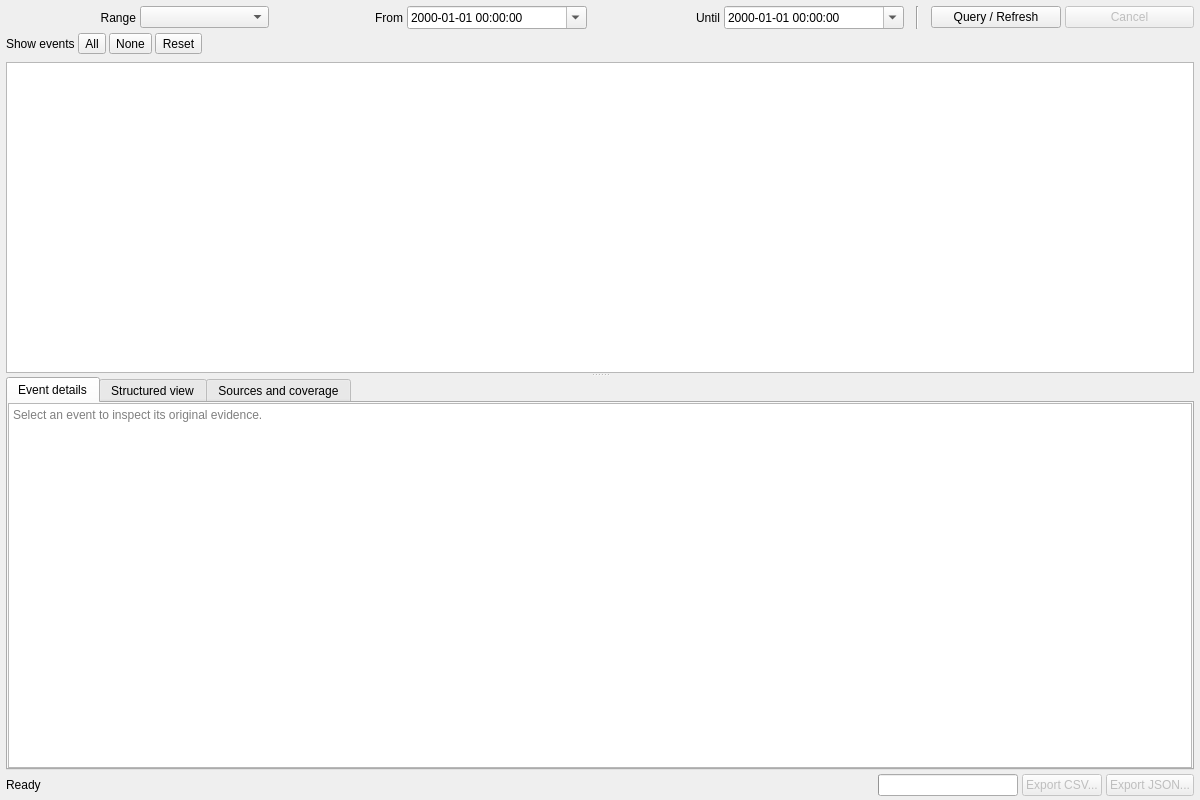
<?xml version="1.0" encoding="UTF-8"?>
<ui version="4.0">
 <class>PowerEventsWindow</class>
 <widget class="QMainWindow" name="PowerEventsWindow">
  <property name="geometry">
   <rect>
    <x>0</x>
    <y>0</y>
    <width>1200</width>
    <height>800</height>
   </rect>
  </property>
  <property name="windowTitle">
   <string>System Event Viewer</string>
  </property>
  <widget class="QWidget" name="central_widget">
   <layout class="QVBoxLayout" name="main_layout" stretch="0,0,0,1,0">
    <property name="leftMargin">
     <number>6</number>
    </property>
    <property name="topMargin">
     <number>6</number>
    </property>
    <property name="rightMargin">
     <number>6</number>
    </property>
    <property name="bottomMargin">
     <number>4</number>
    </property>
    <property name="spacing">
     <number>4</number>
    </property>
    <item>
     <layout class="QHBoxLayout" name="query_layout">
      <property name="spacing">
       <number>4</number>
      </property>
      <item>
       <widget class="QLabel" name="range_label">
        <property name="text">
         <string>Range</string>
        </property>
        <property name="alignment">
         <set>Qt::AlignmentFlag::AlignRight|Qt::AlignmentFlag::AlignVCenter</set>
        </property>
       </widget>
      </item>
      <item>
       <widget class="NoWheelComboBox" name="range_box"/>
      </item>
      <item>
       <widget class="QLabel" name="start_label">
        <property name="text">
         <string>From</string>
        </property>
        <property name="alignment">
         <set>Qt::AlignmentFlag::AlignRight|Qt::AlignmentFlag::AlignVCenter</set>
        </property>
       </widget>
      </item>
      <item>
       <widget class="QDateTimeEdit" name="start_edit">
        <property name="minimumSize">
         <size>
          <width>180</width>
          <height>0</height>
         </size>
        </property>
        <property name="toolTip">
         <string>Local time; inclusive start.</string>
        </property>
        <property name="displayFormat">
         <string>yyyy-MM-dd HH:mm:ss</string>
        </property>
        <property name="calendarPopup">
         <bool>true</bool>
        </property>
       </widget>
      </item>
      <item>
       <widget class="QLabel" name="end_label">
        <property name="text">
         <string>Until</string>
        </property>
        <property name="alignment">
         <set>Qt::AlignmentFlag::AlignRight|Qt::AlignmentFlag::AlignVCenter</set>
        </property>
       </widget>
      </item>
      <item>
       <widget class="QDateTimeEdit" name="end_edit">
        <property name="minimumSize">
         <size>
          <width>180</width>
          <height>0</height>
         </size>
        </property>
        <property name="toolTip">
         <string>Local time; exclusive end.</string>
        </property>
        <property name="displayFormat">
         <string>yyyy-MM-dd HH:mm:ss</string>
        </property>
        <property name="calendarPopup">
         <bool>true</bool>
        </property>
       </widget>
      </item>
      <item>
       <spacer name="before_divider">
        <property name="orientation">
         <enum>Qt::Horizontal</enum>
        </property>
        <property name="sizeType">
         <enum>QSizePolicy::Fixed</enum>
        </property>
        <property name="sizeHint">
         <size>
          <width>8</width>
          <height>0</height>
         </size>
        </property>
       </spacer>
      </item>
      <item>
       <widget class="Line" name="query_divider">
        <property name="orientation">
         <enum>Qt::Vertical</enum>
        </property>
       </widget>
      </item>
      <item>
       <spacer name="after_divider">
        <property name="orientation">
         <enum>Qt::Horizontal</enum>
        </property>
        <property name="sizeType">
         <enum>QSizePolicy::Fixed</enum>
        </property>
        <property name="sizeHint">
         <size>
          <width>8</width>
          <height>0</height>
         </size>
        </property>
       </spacer>
      </item>
      <item>
       <widget class="QPushButton" name="query_button">
        <property name="text">
         <string>Query / Refresh</string>
        </property>
        <property name="toolTip">
         <string>Query / Refresh (F5)</string>
        </property>
       </widget>
      </item>
      <item>
       <widget class="QPushButton" name="cancel_button">
        <property name="text">
         <string>Cancel</string>
        </property>
        <property name="enabled">
         <bool>false</bool>
        </property>
       </widget>
      </item>
     </layout>
    </item>
    <item>
     <layout class="QHBoxLayout" name="filter_actions">
      <property name="spacing">
       <number>3</number>
      </property>
      <item>
       <widget class="QLabel" name="filter_title">
        <property name="text">
         <string>Show events</string>
        </property>
        <property name="toolTip">
         <string>Changing event selections refreshes history automatically.</string>
        </property>
       </widget>
      </item>
      <item>
       <widget class="QToolButton" name="select_all_button">
        <property name="text">
         <string>All</string>
        </property>
       </widget>
      </item>
      <item>
       <widget class="QToolButton" name="select_none_button">
        <property name="text">
         <string>None</string>
        </property>
       </widget>
      </item>
      <item>
       <widget class="QToolButton" name="reset_types_button">
        <property name="text">
         <string>Reset</string>
        </property>
        <property name="toolTip">
         <string>Restore default event filters; retain dates and layout.</string>
        </property>
       </widget>
      </item>
      <item>
       <spacer name="filter_stretch">
        <property name="orientation">
         <enum>Qt::Horizontal</enum>
        </property>
        <property name="sizeHint">
         <size>
          <width>0</width>
          <height>0</height>
         </size>
        </property>
       </spacer>
      </item>
     </layout>
    </item>
    <item>
     <widget class="QWidget" name="filter_panel">
      <property name="sizePolicy">
       <sizepolicy hsizetype="Expanding" vsizetype="Fixed">
        <horstretch>0</horstretch>
        <verstretch>0</verstretch>
       </sizepolicy>
      </property>
      <layout class="QGridLayout" name="filter_grid">
       <property name="leftMargin">
        <number>2</number>
       </property>
       <property name="topMargin">
        <number>0</number>
       </property>
       <property name="rightMargin">
        <number>2</number>
       </property>
       <property name="bottomMargin">
        <number>0</number>
       </property>
       <property name="horizontalSpacing">
        <number>6</number>
       </property>
       <property name="verticalSpacing">
        <number>1</number>
       </property>
      </layout>
     </widget>
    </item>
    <item>
     <widget class="QSplitter" name="splitter">
      <property name="orientation">
       <enum>Qt::Orientation::Vertical</enum>
      </property>
      <widget class="QTableView" name="table">
       <property name="selectionBehavior">
        <enum>QAbstractItemView::SelectionBehavior::SelectRows</enum>
       </property>
       <property name="selectionMode">
        <enum>QAbstractItemView::SelectionMode::SingleSelection</enum>
       </property>
       <property name="alternatingRowColors">
        <bool>true</bool>
       </property>
       <property name="wordWrap">
        <bool>false</bool>
       </property>
       <attribute name="verticalHeaderVisible">
        <bool>false</bool>
       </attribute>
      </widget>
      <widget class="QTabWidget" name="tabs">
       <widget class="QPlainTextEdit" name="detail">
        <property name="readOnly">
         <bool>true</bool>
        </property>
        <property name="placeholderText">
         <string>Select an event to inspect its original evidence.</string>
        </property>
        <attribute name="title">
         <string>Event details</string>
        </attribute>
       </widget>
       <widget class="QWidget" name="structured_page">
        <attribute name="title">
         <string>Structured view</string>
        </attribute>
        <layout class="QVBoxLayout" name="structured_layout" stretch="0,1">
         <property name="leftMargin">
          <number>0</number>
         </property>
         <property name="topMargin">
          <number>0</number>
         </property>
         <property name="rightMargin">
          <number>0</number>
         </property>
         <property name="bottomMargin">
          <number>0</number>
         </property>
         <item>
          <widget class="QLabel" name="structured_notice">
           <property name="text">
            <string>Select an event to inspect its XML or JSON.</string>
           </property>
           <property name="textFormat">
            <enum>Qt::TextFormat::PlainText</enum>
           </property>
           <property name="wordWrap">
            <bool>true</bool>
           </property>
          </widget>
         </item>
         <item>
          <widget class="QTreeWidget" name="structured_tree">
           <property name="alternatingRowColors">
            <bool>true</bool>
           </property>
           <property name="uniformRowHeights">
            <bool>true</bool>
           </property>
           <attribute name="headerStretchLastSection">
            <bool>false</bool>
           </attribute>
           <column>
            <property name="text">
             <string>Node</string>
            </property>
           </column>
           <column>
            <property name="text">
             <string>Value</string>
            </property>
           </column>
           <column>
            <property name="text">
             <string>Attributes / Type</string>
            </property>
           </column>
          </widget>
         </item>
        </layout>
       </widget>
       <widget class="QPlainTextEdit" name="sources">
        <property name="readOnly">
         <bool>true</bool>
        </property>
        <attribute name="title">
         <string>Sources and coverage</string>
        </attribute>
       </widget>
      </widget>
     </widget>
    </item>
    <item>
     <layout class="QHBoxLayout" name="footer" stretch="1,0,0,0">
      <item>
       <widget class="QLabel" name="summary">
        <property name="text">
         <string>Ready</string>
        </property>
        <property name="textFormat">
         <enum>Qt::TextFormat::PlainText</enum>
        </property>
        <property name="sizePolicy">
         <sizepolicy hsizetype="Ignored" vsizetype="Preferred">
          <horstretch>0</horstretch>
          <verstretch>0</verstretch>
         </sizepolicy>
        </property>
       </widget>
      </item>
      <item>
       <widget class="QProgressBar" name="progress_bar">
        <property name="minimumSize">
         <size>
          <width>140</width>
          <height>0</height>
         </size>
        </property>
        <property name="maximumSize">
         <size>
          <width>140</width>
          <height>16777215</height>
         </size>
        </property>
        <property name="accessibleName">
         <string>Query progress</string>
        </property>
        <property name="textVisible">
         <bool>false</bool>
        </property>
       </widget>
      </item>
      <item>
       <widget class="QPushButton" name="export_button">
        <property name="text">
         <string>Export CSV...</string>
        </property>
        <property name="enabled">
         <bool>false</bool>
        </property>
       </widget>
      </item>
      <item>
       <widget class="QPushButton" name="export_json_button">
        <property name="text">
         <string>Export JSON...</string>
        </property>
        <property name="enabled">
         <bool>false</bool>
        </property>
       </widget>
      </item>
     </layout>
    </item>
   </layout>
  </widget>
 </widget>
 <customwidgets>
  <customwidget>
   <class>NoWheelComboBox</class>
   <extends>QComboBox</extends>
   <header>utils.qt_widgets</header>
  </customwidget>
 </customwidgets>
 <resources/>
 <connections/>
</ui>
